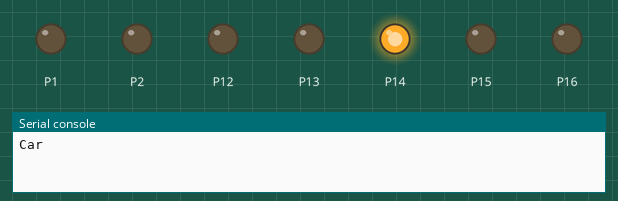
Simulated run of this program. Board: BBC micro:bit running MicroPython. Shown: output pins drawn as LEDs (lit = HIGH), the last lines printed to the serial console.

Above: at 0.1 s.
At 1.1 s:
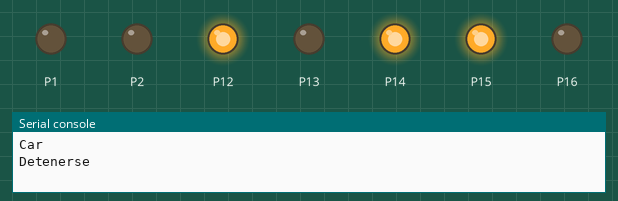
Timing chart, 0 to 2.6 s (numbered marks = the images above):
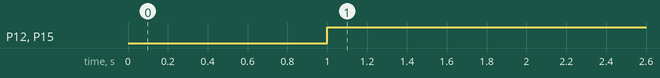

The program:

car.py
```python
from microbit import *
import radio
import utime

print('Car')
pin14.write_digital(1)
radio.on()

def from_byte(val):
    forward = 1
    if val & 128:
        forward = 0
        val = val & 127

    val = val << 3
    if val:
        val = val | 7
    return [val, forward]

def acc(val):
    valI, valD = val
    speedI, dirI = from_byte(valI)
    speedD, dirD = from_byte(valD)

    pin1.write_analog(speedI)
    pin12.write_digital(dirI)
    pin13.write_digital(dirI ^ 1)

    pin2.write_analog(speedD)
    pin15.write_digital(dirD)
    pin16.write_digital(dirD ^ 1)


last = b''
last_timestamp = 0

while True:
    # msg = radio.receive_bytes()
    details = radio.receive_full()
    if details:
        msg, rssi, timestamp = details
        last_timestamp = timestamp
        if last != msg:
            acc(msg)
            last = msg
        # print(msg[0] * 8, msg[1] * 8)
        # print(msg[0], msg[1])
    elif utime.ticks_diff(utime.ticks_us(), last_timestamp) > 1000000:
        msg = [0, 0]
        if last != msg:
            print('Detenerse')
            acc(msg)
            last = msg
```

Measured:
- by itself, P12, P15: LOW → HIGH at 1.0 s
